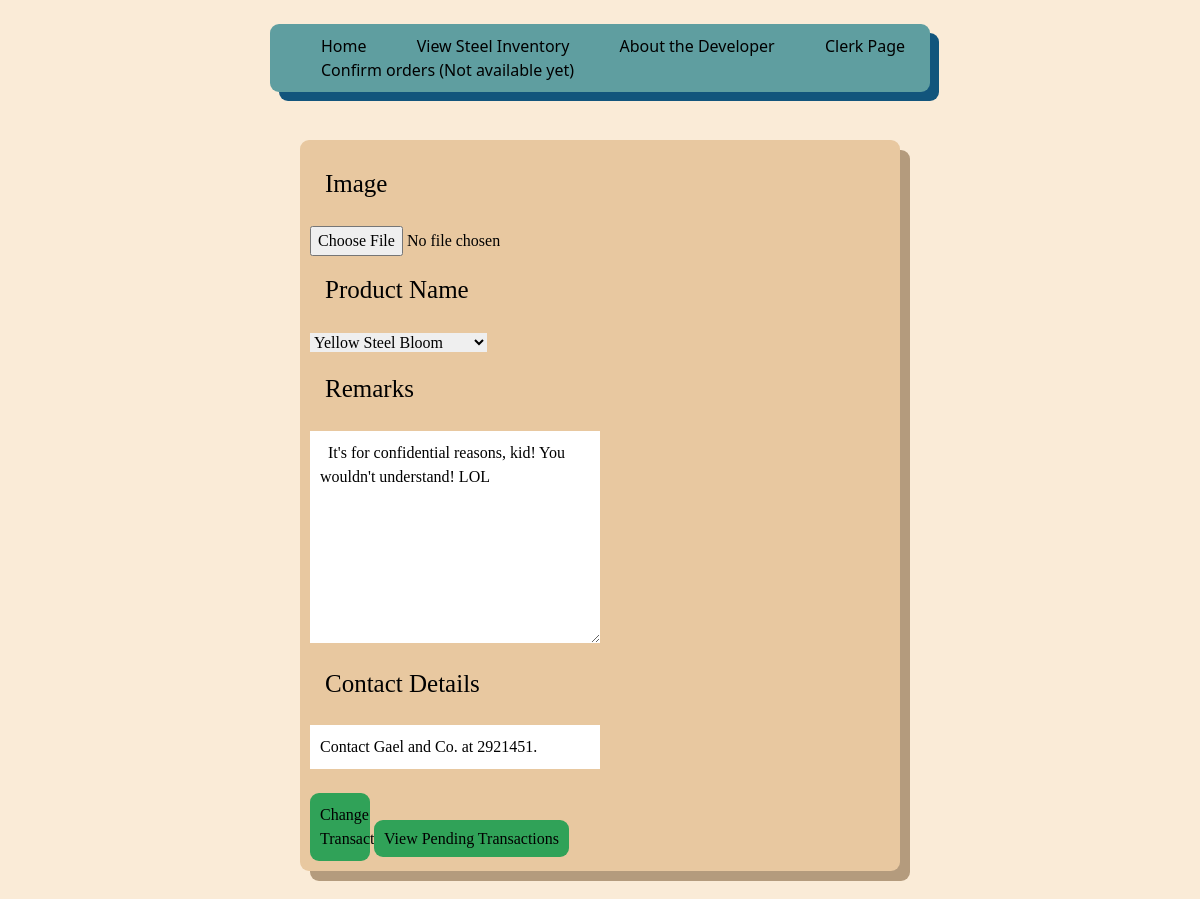
The page /editorder/8/ on the database as committed earlier.
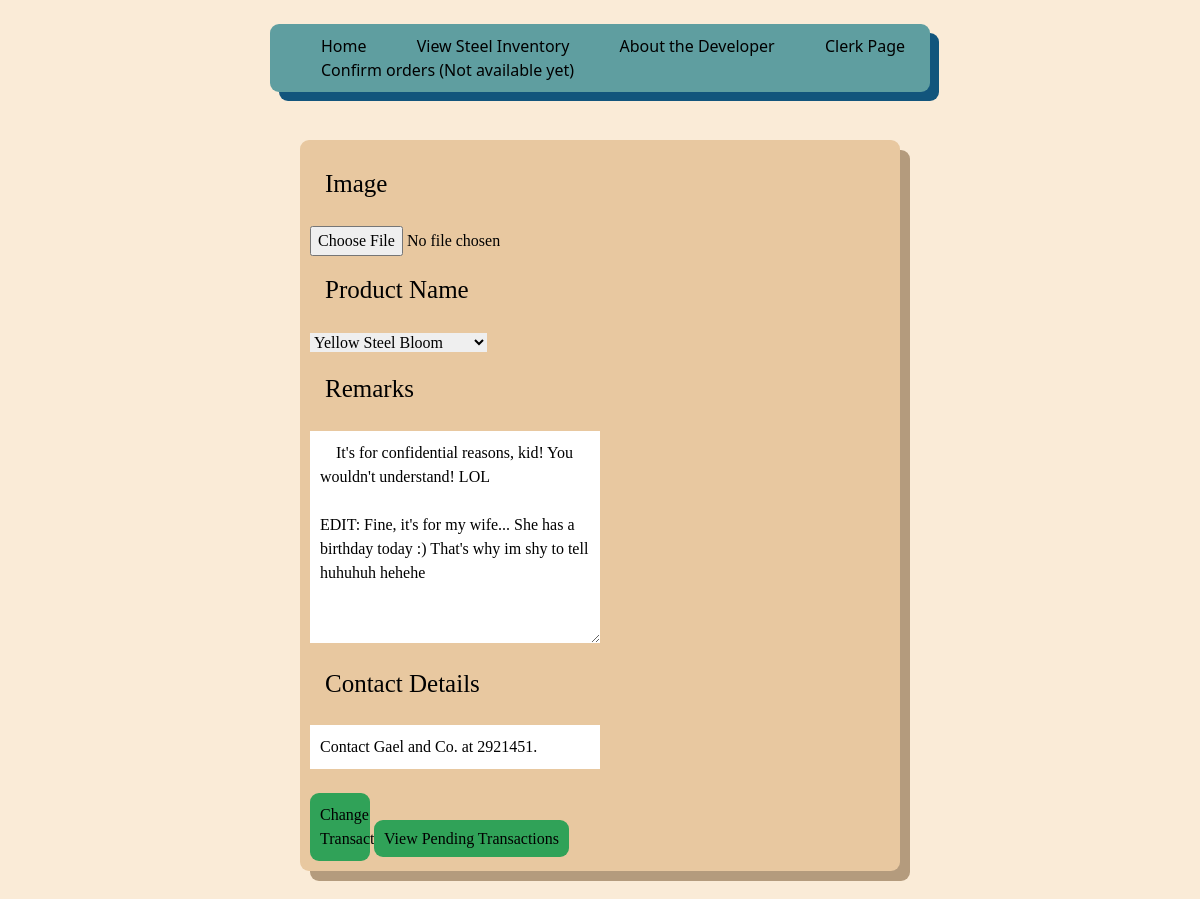
The same page on the database as committed later.
### Inventory/models.py (models this page shows)
class OrderedProduct(models.Model):
    Client = models.ForeignKey(Userperson, on_delete=models.CASCADE)
    Order = models.ForeignKey(Product, on_delete=models.CASCADE)
    remarks = models.CharField(max_length=200)
    quantity = models.IntegerField(default=0)
    totalcost = models.IntegerField(default=0)
    Finalorder = models.ForeignKey(FinalOrder, on_delete=models.PROTECT, default=None)
    objects = models.Manager()

class Product(models.Model): #Steels, not food
    objects = models.Manager()
    Name = models.CharField(max_length=30, unique=True)
    Image = models.ImageField(null= True, blank=True, upload_to="images/") #not have image if we dont have one, uploaded to images folder automatically
    Manufacturer = models.CharField(max_length=30)
    Length = models.CharField(max_length=20)
    Cost = models.CharField(max_length=10)
    Stock = models.BigIntegerField()
    Description = models.CharField(null=True, max_length=500)
    Contact = models.CharField(null= True, max_length=500)

### Inventory/views.py (the view)
# urls.py: path('editorder/<int:pk>/', views.ChangeTrans, name='editorder'),
def ChangeTrans(request,pk):
    condition = ""
    ChosenTrans = get_object_or_404(OrderedProduct, pk=pk)
    quant = ChosenTrans.Order.Stock
    prods = Product.objects.all()
    currentq = ChosenTrans.quantity
    currentprod = ChosenTrans.Order.Name
    stocky = []
    prody = []
    for x in range(1,quant+1):
        stocky.append(x)
    for x in prods:
        prody.append(x.Name)
    if request.method == 'POST':
        print('Authenticated!')
        print(ChosenTrans.pk)
        condition = True
        request.session['OrderedPRem'] = ChosenTrans.pk
        request.session['OrderPname'] = request.POST.get('proddrop')
        request.session['manufacturer'] = request.POST.get('Manufacturer')
        request.session['Remarks'] = request.POST.get('Description')
        if request.session['OrderPname'] == "":
            request.session['OrderPname'] = ChosenTrans.Order.Name
        return redirect('confirmorder', pk)
    else:
        condition = True
        return render(request,'Inventory/Editorder.html',{
                    'C' : condition,
                    'K' : ChosenTrans,
                    'Prod' : currentprod,
                    'A' : stocky,
                    'P' : prody,
                    'Q' : currentq
            })

### Inventory/templates/Inventory/Editorder.html (shortened to what this page needs)
{% extends 'Inventory/base.html' %}
{% load static %}
    {% block content %}
    <br><br>
    <form method="POST" action="{% url 'editorder' pk=K.pk %}">{% csrf_token %}
        <div class="container">
            <div class="Largetext"> Image </div>
            <input type="file" name="image" id="image" class="m-18" value="{{K.Image}}" accept="image/*" />
            <div class="Largetext"> Product Name </div>
            <select type="text" id="proddrop" name="proddrop" style="display:inline;">
                <option value=""> {{K.Order.Name}} </option>
            </select>
            <div class="Largetext"> Remarks </div>
            <textarea type="text" class="forminput" name="Description" id="Description" rows="8"> {{K.remarks}} </textarea>
            <div class="Largetext"> Contact Details </div>
            <input type="text" class="forminput" value="{{K.Order.Contact}}" name="Contact" id="Contact"> <br><br>
            <button class="Button" id="submit" type="submit">  Change Transaction </button> <a class="Button ml-20" href="{% url 'UnfTrans' %}"> View Pending Transactions </a> <br>
        </div>
    </form>
    <br><br>
    {% endblock %}

Rows that differ between the two databases and show on the page:
changed OrderedProduct "Yellow Steel Bloom": Description "It's for confidential reasons, kid! You wouldn't understand! LOL" → "…You wouldn't understand! LOL EDIT: Fine, it's for my wife... She has a birthday today :) That's why im shy to tell huhuhuh hehehe"
